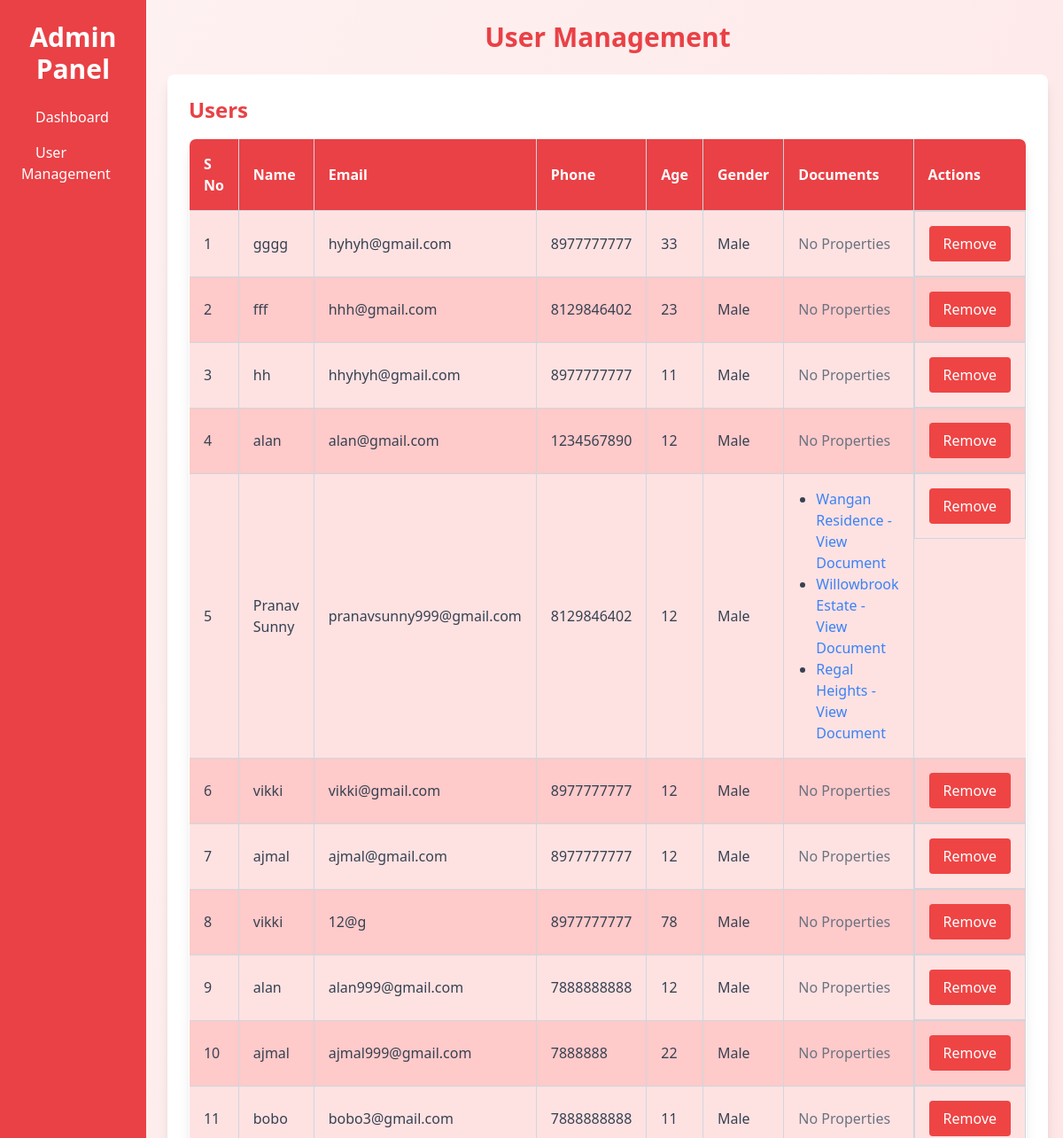
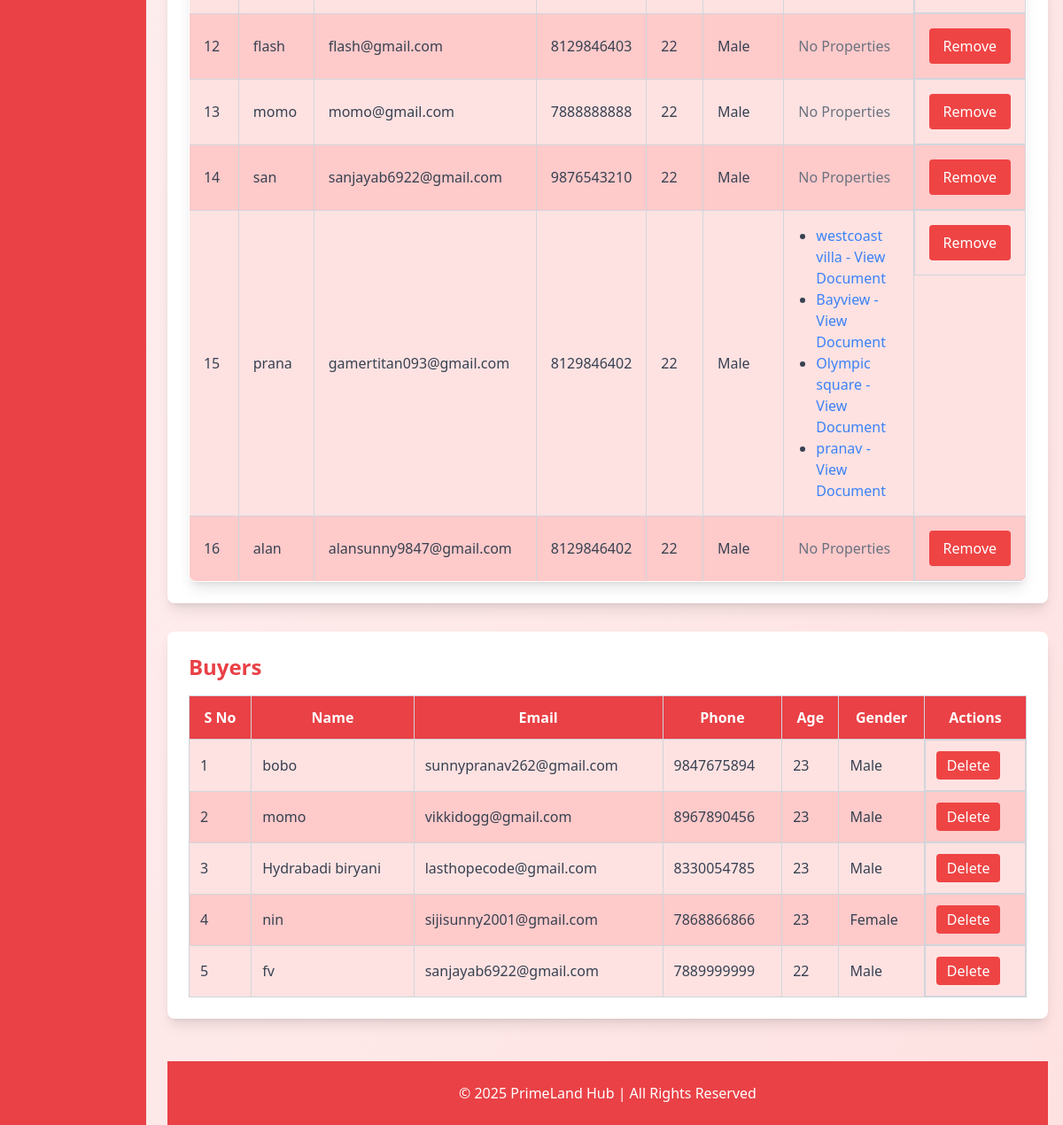
/user_management/, run on the app's committed database (2 pictures, top to bottom).
### landhub/models.py (models this page shows, shortened)
class reg_form(models.Model):
    name = models.CharField(max_length=200)
    email = models.EmailField(max_length=200,unique=True)
    pwd = models.CharField(max_length=30)
    confirmpwd = models.CharField(max_length=30,null=True,blank=True)
    age = models.IntegerField()
    phone = models.IntegerField()
    place = models.CharField(max_length=200)
    genderchoice = (
        ('male','MALE'),
        ('female','FEMALE'),
    )
    image = models.ImageField(upload_to='images/',null=True,blank=True)
    gend= models.CharField(max_length=10,choices=genderchoice,null=True,blank=True)

class property(models.Model):
    name= models.CharField(max_length=200)
    email = models.ForeignKey(reg_form,on_delete=models.CASCADE)
    phone = models.IntegerField()
    place = models.CharField(max_length=200)
    image = models.ImageField(upload_to='images/',null=True,blank=True)
    propertytype = models.CharField(max_length=200)
    propertychoice = (
        ('rent','RENT'),
        ('sale','SALE'),
    )
    prop= models.CharField(max_length=10,choices=propertychoice,null=True,blank=True)
    price = models.IntegerField()
    description = models.TextField()
    status = models.CharField(max_length=200)
    date = models.DateField()
    location = models.CharField(max_length=200,null=True,blank=True)
    document = models.FileField(upload_to='documents/properties/', null=True, blank=True)  # For legal/property documents
    bedrooms = models.IntegerField(null=True, blank=True)
    bathrooms = models.IntegerField(null=True, blank=True)
    area_sqft = models.DecimalField(max_digits=10, decimal_places=2, null=True, blank=True)  # Property size
    is_furnished = models.BooleanField(default=False)  # Whether the property is furnished
    parking_space = models.BooleanField(default=False)  # Parking availability

class Buyer(models.Model):
    name = models.CharField(max_length=200)
    email = models.EmailField(max_length=200, unique=True)
    pwd = models.CharField(max_length=128)  # Increased length for hashed password
    age = models.IntegerField()
    phone = models.IntegerField()
    place = models.CharField(max_length=200)
    gender_choices = (
        ('male', 'MALE'),
        ('female', 'FEMALE'),
    )
    gender = models.CharField(max_length=10, choices=gender_choices, null=True, blank=True)
    image = models.ImageField(upload_to='buyer_images/', null=True, blank=True)
    buyer_id = models.CharField(max_length=50, unique=True, null=True, blank=True)
    preferred_categories = models.CharField(max_length=200, null=True, blank=True)
    purchase_history = models.TextField(null=True, blank=True)
    class Meta:
        verbose_name = "Buyer"
        verbose_name_plural = "Buyers"

### landhub/views.py (the view)
# urls.py: path('user_management/',views.listusers,name='user_management'),
def listusers(request):
    users = models.reg_form.objects.all()  # General users from landhub_reg_form
    buyers = models.Buyer.objects.all()    # Buyers from Buyer model
    return render(request, 'user_management.html', {
        'users': users,
        'buyers': buyers,
    })  # Redirect back to user list

### landhub/templates/user_management.html (shortened to what this page needs)
<!DOCTYPE html>
<html lang="en">
<head>
    <script src="https://cdn.tailwindcss.com"></script>
</head>
<body class="bg-gradient-to-br from-red-50 to-red-100">
    <div class="flex h-screen">
        <div class="w-64 bg-[#e94146] text-white p-6 space-y-6">
            <h2 class="text-3xl font-semibold text-center">Admin Panel</h2>
            <ul class="space-y-4">
                <li><a href="{% url 'adminhome' %}" class="text-white px-4 py-2 hover:bg-red-600 rounded-md">Dashboard</a></li>
                <li><a href="{% url 'user_management' %}" class="text-white px-4 py-2 hover:bg-red-600 rounded-md">User Management</a></li>
            </ul>
        </div>
        <div class="flex-1 p-6">
            <h1 class="text-3xl font-bold text-[#e94146] mb-6 text-center">User Management</h1>
            <div class="bg-white p-6 rounded-lg shadow-lg mb-8">
                <h2 class="text-2xl font-semibold text-[#e94146] mb-4">Users</h2>
                <table class="w-full border-collapse border border-gray-300 rounded-lg overflow-hidden shadow-lg">
                    <thead>
                        <tr class="bg-[#e94146] text-white">
                            <th class="p-4 border border-gray-300 text-left">S No</th>
                            <th class="p-4 border border-gray-300 text-left">Name</th>
                            <th class="p-4 border border-gray-300 text-left">Email</th>
                            <th class="p-4 border border-gray-300 text-left">Phone</th>
                            <th class="p-4 border border-gray-300 text-left">Age</th>
                            <th class="p-4 border border-gray-300 text-left">Gender</th>
                            <th class="p-4 border border-gray-300 text-left">Documents</th>
                            <th class="p-4 border border-gray-300 text-left">Actions</th>
                        </tr>
                    </thead>
                    <tbody>
                        {% for user in users %}
                        <tr class="text-gray-700 bg-red-100 even:bg-red-200 hover:bg-red-300 transition duration-200">
                            <td class="p-4 border border-gray-300">{{ forloop.counter }}</td>
                            <td class="p-4 border border-gray-300">{{ user.name }}</td>
                            <td class="p-4 border border-gray-300">{{ user.email }}</td>
                            <td class="p-4 border border-gray-300">{{ user.phone }}</td>
                            <td class="p-4 border border-gray-300">{{ user.age }}</td>
                            <td class="p-4 border border-gray-300 capitalize">{{ user.gend }}</td>
                            <td class="p-4 border border-gray-300">
                                {% if user.property_set.all %}
                                    <ul class="list-disc pl-5">
                                        {% for property in user.property_set.all %}
                                            {% if property.document %}
                                                <li>
                                                    <a href="{{ property.document.url }}" target="_blank" class="text-blue-500 hover:underline">
                                                        {{ property.name }} - View Document
                                                    </a>
                                                </li>
                                            {% else %}
                                                <li>{{ property.name }} - No Document</li>
                                            {% endif %}
                                        {% endfor %}
                                    </ul>
                                {% else %}
                                    <span class="text-gray-500">No Properties</span>
                                {% endif %}
                            </td>
                            <td class="p-4 border border-gray-300 flex space-x-2">
                                <a href="{% url 'deleteusers' user.id %}"
                                   class="bg-red-500 text-white px-4 py-2 rounded hover:bg-red-600 transition duration-200"
                                   onclick="return confirm('Are you sure you want to delete this user?');">
                                   Remove
                                </a>
                            </td>
                        </tr>
                        {% empty %}
                        <tr>
                            <td colspan="8" class="p-4 text-center text-gray-500">No users found</td>
                        </tr>
                        {% endfor %}
                    </tbody>
                </table>
            </div>
              <div class="bg-white p-6 rounded-lg shadow-lg">
                <h2 class="text-2xl font-semibold text-[#e94146] mb-4">Buyers</h2>
                <table class="w-full border-collapse border border-gray-300">
                    <thead>
                        <tr class="bg-[#e94146] text-white">
                            <th class="p-3 border border-gray-300">S No</th>
                            <th class="p-3 border border-gray-300">Name</th>
                            <th class="p-3 border border-gray-300">Email</th>
                            <th class="p-3 border border-gray-300">Phone</th>
                            <th class="p-3 border border-gray-300">Age</th>
                            <th class="p-3 border border-gray-300">Gender</th>
                            <th class="p-3 border border-gray-300">Actions</th>
                        </tr>
                    </thead>
                    <tbody>
                        {% for buyer in buyers %}
                        <tr class="text-gray-700 bg-red-100 even:bg-red-200">
                            <td class="p-3 border border-gray-300">{{ forloop.counter }}</td>
                            <td class="p-3 border border-gray-300">{{ buyer.name }}</td>
                            <td class="p-3 border border-gray-300">{{ buyer.email }}</td>
                            <td class="p-3 border border-gray-300">{{ buyer.phone }}</td>
                            <td class="p-3 border border-gray-300">{{ buyer.age }}</td>
                            <td class="p-3 border border-gray-300 capitalize">{{ buyer.gender }}</td>
                            <td class="p-3 border border-gray-300 flex space-x-2">
                                <a href="{% url 'deleteusers' buyer.id %}"
                                   class="bg-red-500 text-white px-3 py-1 rounded hover:bg-red-600"
                                   onclick="return confirm('Are you sure you want to delete this buyer?');">
                                   Delete
                                </a>
                            </td>
                        </tr>
                        {% empty %}
                        <tr>
                            <td colspan="7" class="p-3 text-center text-gray-500">No buyers found</td>
                        </tr>
                        {% endfor %}
                    </tbody>
                </table>
            </div>
            <footer class="bg-[#e94146] text-white py-6 mt-12 text-center">
                <p>© 2025 PrimeLand Hub | All Rights Reserved</p>
            </footer>
        </div>
    </div>
</body>
</html>

### data on the page
reg_form: name "gggg", email "hyhyh@gmail.com", phone "8977777777", age "33", gend "Male", shows "No Properties"
reg_form: name "fff", email "hhh@gmail.com", phone "8129846402", age "23", gend "Male", shows "No Properties"
reg_form: name "hh", email "hhyhyh@gmail.com", phone "8977777777", age "11", gend "Male", shows "No Properties"
reg_form: name "alan", email "alan@gmail.com", phone "1234567890", age "12", gend "Male", shows "No Properties"
reg_form: name "Pranav Sunny", email "pranavsunny999@gmail.com", phone "8129846402", age "12", gend "Male"
property: name "Wangan Residence"
property: name "Willowbrook Estate"
property: name "Regal Heights"
reg_form: name "vikki", email "vikki@gmail.com", phone "8977777777", age "12", gend "Male", shows "No Properties"
reg_form: name "ajmal", email "ajmal@gmail.com", phone "8977777777", age "12", gend "Male", shows "No Properties"
reg_form: name "vikki", email "12@g", phone "8977777777", age "78", gend "Male", shows "No Properties"
reg_form: name "alan", email "alan999@gmail.com", phone "7888888888", age "12", gend "Male", shows "No Properties"
reg_form: name "ajmal", email "ajmal999@gmail.com", phone "7888888", age "22", gend "Male", shows "No Properties"
reg_form: name "bobo", email "bobo3@gmail.com", phone "7888888888", age "11", gend "Male", shows "No Properties"
reg_form: name "flash", email "flash@gmail.com", phone "8129846403", age "22", gend "Male", shows "No Properties"
reg_form: name "momo", email "momo@gmail.com", phone "7888888888", age "22", gend "Male", shows "No Properties"
reg_form: name "san", email "sanjayab6922@gmail.com", phone "9876543210", age "22", gend "Male", shows "No Properties"
reg_form: name "prana", email "gamertitan093@gmail.com", phone "8129846402", age "22", gend "Male"
property: name "westcoast villa"
property: name "Bayview"
property: name "Olympic square"
property: name "pranav"
reg_form: name "alan", email "alansunny9847@gmail.com", phone "8129846402", age "22", gend "Male", shows "No Properties"
Buyer: name "bobo", email "sunnypranav262@gmail.com", phone "9847675894", age "23", gender "Male"
Buyer: name "momo", email "vikkidogg@gmail.com", phone "8967890456", age "23", gender "Male"
Buyer: name "Hydrabadi biryani", email "lasthopecode@gmail.com", phone "8330054785", age "23", gender "Male"
Buyer: name "nin", email "sijisunny2001@gmail.com", phone "7868866866", age "23", gender "Female"
Buyer: name "fv", email "sanjayab6922@gmail.com", phone "7889999999", age "22", gender "Male"
